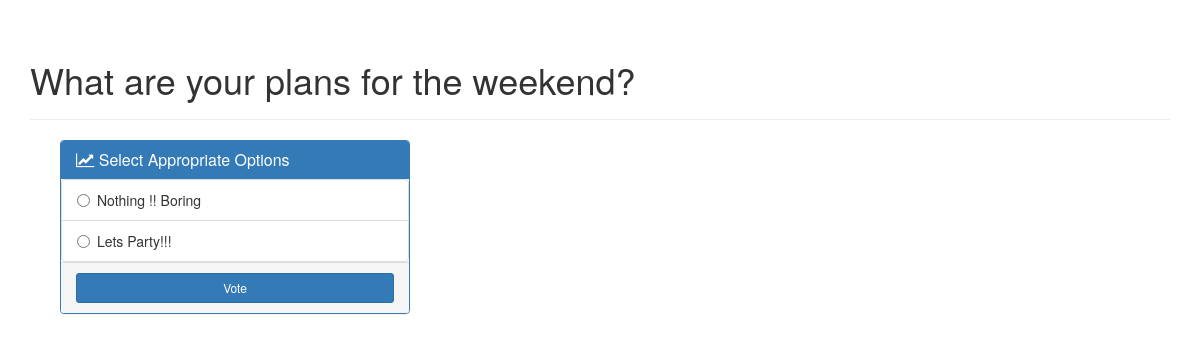
Page /polls/3/ on the committed database.
### polls/models.py (models this page shows, shortened)
@python_2_unicode_compatible
class Question(models.Model):
    question_text =  models.CharField(max_length=200)
    pub_date =  models.DateTimeField('date published')

class Choice(models.Model):
    question = models.ForeignKey(Question, on_delete=models.CASCADE)
    choice_text = models.CharField(max_length=200)
    votes = models.IntegerField(default=0)

### polls/views.py (the view)
# urls.py: url(r'^(?P<pk>[0-9]+)/$', views.DetailView.as_view(), name='detail'),
class DetailView(generic.DetailView):
    model = Question
    template_name = 'polls/details.html'

### polls/templates/polls/details.html (shortened to what this page needs)
<!DOCTYPE html>
{% load staticfiles %}
<html lang="en">
<head>
    <link rel="stylesheet" type="text/css" href="{% static 'polls/bootstrap/css/bootstrap.min.css'%}" />
    <link rel="stylesheet" type="text/css" href="{% static 'font-awesome/css/font-awesome.min.css' %}" />
</head>
<body>
<div class="container">
<div class="page-header">
    <h1>{{ question.question_text }}</h1>
</div>
<div class="container">
    <div class="col-md-4">
        <div class="panel panel-primary">
            <div class="panel-heading">
                <h3 class="panel-title"><span class="fa fa-line-chart"></span> Select Appropriate Options</h3>
            </div>
         <form action="{%  url 'polls:vote' question.id %}" method="post">
            <div class="panel-body">
                <ul class="list-group">
                    {% for choice in question.choice_set.all %}
                    <li class="list-group-item">
                        <div class="radio">
                            <label>
                                <input type="radio" name="choice" id="choice{{ forloop.counter }}" value="{{ choice.id }}"> {{ choice.choice_text }}
                            </label>
                        </div>
                    </li>
                {% endfor %}
                </ul>
            </div>
            <div class="panel-footer text-center">
                <button type="submit" class="btn btn-primary btn-block btn-sm">
                    Vote</button>
            </div>
        </form>
        </div>
    </div>
</div>
</div>
</body>
</html>

### polls/templates/polls/details.html (style rules this page uses)
body { margin-top: 20px; }
.panel-body:not(.two-col) { padding: 0px; }
.panel-body .radio, .panel-body .checkbox { margin-top: 0px; margin-bottom: 0px; }
.panel-body .list-group { margin-bottom: 0; }
.panel-body .radio label, .panel-body .checkbox label { display: block; }

### rows in the picture
Question: question_text "What are your plans for the weekend?"
Choice: choice_text "Nothing !! Boring"
Choice: choice_text "Lets Party!!!"
